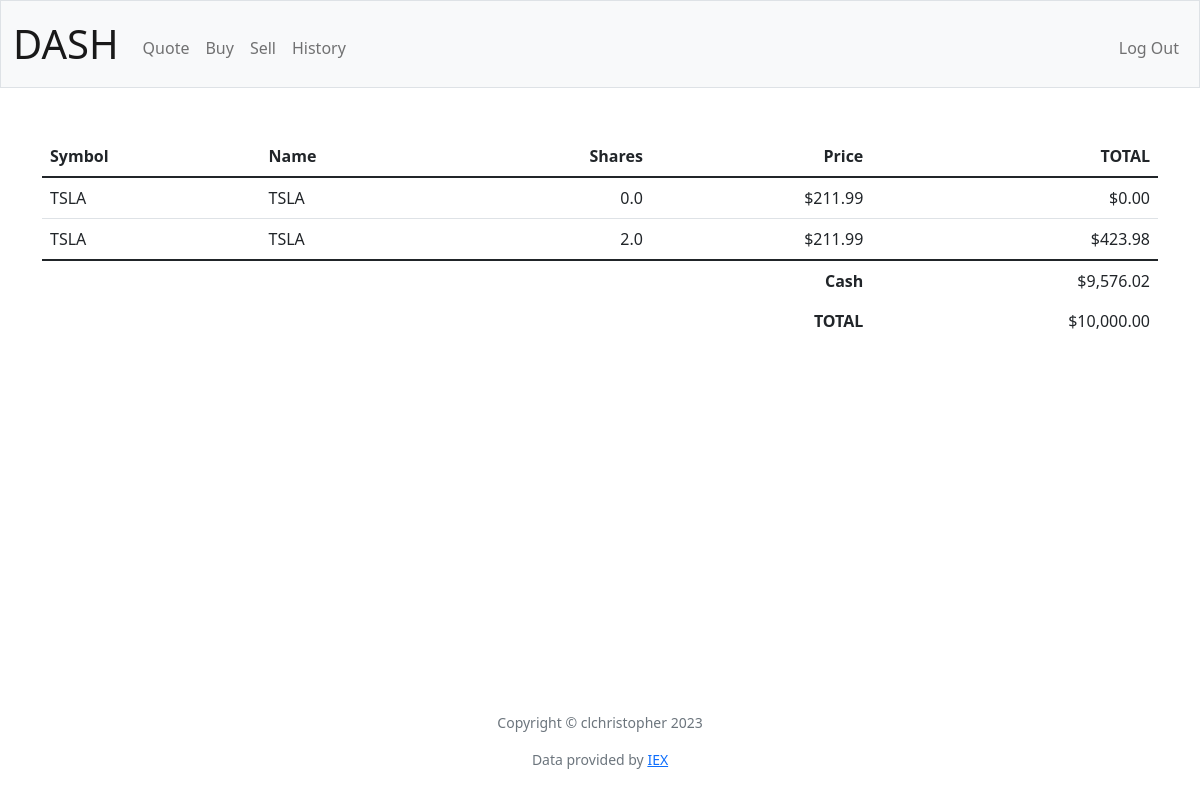
The app's page / (signed in) with its own data.
### tables this page shows
CREATE TABLE portfolio (
        id INTEGER PRIMARY KEY,
        user_id INTEGER,
        symbol TEXT NOT NULL,
        price FLOAT,
        quantity FLOAT
    );

CREATE TABLE users (id INTEGER PRIMARY KEY AUTOINCREMENT NOT NULL, username TEXT NOT NULL, hash TEXT NOT NULL, cash NUMERIC NOT NULL DEFAULT 10000.00);

### app.py (the view)
@app.route("/")
@login_required
def index():
    portfolio = db.execute("SELECT * FROM portfolio WHERE user_id = ?", (session['user_id']))
    cash = db.execute("SELECT cash FROM users WHERE id = ?", session["user_id"])
    total = cash[0]["cash"]
    for stock in portfolio:
        total += stock["quantity"] * stock["price"]
    return render_template("index.html", portfolio=portfolio, cash=cash, total=round(total, 2))

### app.py (called while the page is built)
@app.after_request
def after_request(response):
    response.headers["Cache-Control"] = "no-cache, no-store, must-revalidate"
    response.headers["Expires"] = 0
    response.headers["Pragma"] = "no-cache"
    return response

### helpers.py (called while the page is built)
def login_required(f):
    @wraps(f)
    def decorated_function(*args, **kwargs):
        if session.get("user_id") is None:
            return redirect("/login")
        return f(*args, **kwargs)
    return decorated_function

def usd(value):
    return f"${value:,.2f}"

### templates/index.html (shortened to what this page needs)
{% extends "layout.html" %}
{% block main %}
<table class="table ">
    <thead>
        <tr>
            <th class="text-start">Symbol</th>
            <th class="text-start">Name</th>
            <th class="text-end">Shares</th>
            <th class="text-end">Price</th>
            <th class="text-end">TOTAL</th>
        </tr>
    </thead>
   <tbody>
        {% for stock in portfolio %}
            <tr>
                <td class="text-start">{{stock.symbol | upper  }} </td>
                <td class="text-start">{{ stock.symbol | upper   }} </td>
                <td class="text-end">{{ stock.quantity }} </td>
                <td class="text-end">{{ stock.price | usd  }}</td>
                <td class="text-end">{{ (stock.quantity * stock.price) | usd}}</td>
            </tr>
        {% endfor %}
    </tbody>
    <tfoot>
        <tr>
            <td class="border-0 fw-bold text-end" colspan="4">Cash</td>
            <td class="border-0 text-end">{{ cash[0]["cash"] | usd}}</td>
        </tr>
        <tr>
            <td class="border-0 fw-bold text-end" colspan="4">TOTAL</td>
            <td class="border-0 w-bold text-end">{{  total | usd }}</td>
        </tr>
    </tfoot>
</table>
{% endblock %}

### records on screen
portfolio: symbol "TSLA", quantity "0.0", price "$211.99", (stock.quantity*stock.price)|usd "$0.00"
portfolio: symbol "TSLA", quantity "2.0", price "$211.99", (stock.quantity*stock.price)|usd "$423.98"
users: cash "$9,576.02"

### other values on screen
{{ total | usd }} "$10,000.00"
